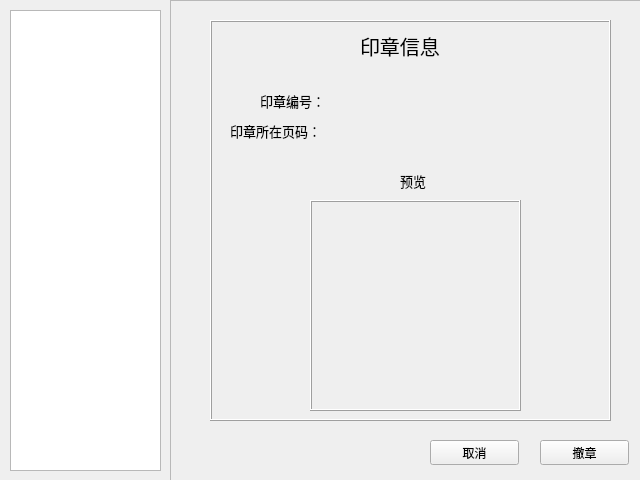
<?xml version="1.0" encoding="UTF-8"?>
<ui version="4.0">
 <class>UnsealUI</class>
 <widget class="QWidget" name="UnsealUI">
  <property name="geometry">
   <rect>
    <x>0</x>
    <y>0</y>
    <width>640</width>
    <height>480</height>
   </rect>
  </property>
  <property name="windowTitle">
   <string>Form</string>
  </property>
  <widget class="QFrame" name="frame_2">
   <property name="geometry">
    <rect>
     <x>170</x>
     <y>0</y>
     <width>471</width>
     <height>481</height>
    </rect>
   </property>
   <property name="frameShape">
    <enum>QFrame::StyledPanel</enum>
   </property>
   <property name="frameShadow">
    <enum>QFrame::Raised</enum>
   </property>
   <widget class="QPushButton" name="pushButton">
    <property name="geometry">
     <rect>
      <x>370</x>
      <y>440</y>
      <width>89</width>
      <height>25</height>
     </rect>
    </property>
    <property name="text">
     <string>撤章</string>
    </property>
   </widget>
   <widget class="QPushButton" name="pushButton_2">
    <property name="geometry">
     <rect>
      <x>260</x>
      <y>440</y>
      <width>89</width>
      <height>25</height>
     </rect>
    </property>
    <property name="text">
     <string>取消</string>
    </property>
   </widget>
   <widget class="QFrame" name="frame">
    <property name="geometry">
     <rect>
      <x>40</x>
      <y>20</y>
      <width>401</width>
      <height>401</height>
     </rect>
    </property>
    <property name="frameShape">
     <enum>QFrame::Box</enum>
    </property>
    <property name="frameShadow">
     <enum>QFrame::Raised</enum>
    </property>
    <property name="lineWidth">
     <number>1</number>
    </property>
    <widget class="QLabel" name="label">
     <property name="geometry">
      <rect>
       <x>150</x>
       <y>10</y>
       <width>111</width>
       <height>31</height>
      </rect>
     </property>
     <property name="font">
      <font>
       <family>方正楷体_GBK</family>
       <pointsize>15</pointsize>
       <weight>50</weight>
       <bold>false</bold>
      </font>
     </property>
     <property name="text">
      <string>印章信息</string>
     </property>
    </widget>
    <widget class="QLabel" name="label_2">
     <property name="geometry">
      <rect>
       <x>50</x>
       <y>70</y>
       <width>81</width>
       <height>21</height>
      </rect>
     </property>
     <property name="font">
      <font>
       <family>方正楷体_GBK</family>
       <pointsize>10</pointsize>
       <weight>50</weight>
       <bold>false</bold>
      </font>
     </property>
     <property name="text">
      <string>印章编号：</string>
     </property>
    </widget>
    <widget class="QLabel" name="label_3">
     <property name="geometry">
      <rect>
       <x>140</x>
       <y>70</y>
       <width>67</width>
       <height>17</height>
      </rect>
     </property>
     <property name="font">
      <font>
       <family>方正楷体_GBK</family>
       <pointsize>13</pointsize>
       <weight>75</weight>
       <bold>true</bold>
      </font>
     </property>
     <property name="text">
      <string/>
     </property>
    </widget>
    <widget class="QLabel" name="label_4">
     <property name="geometry">
      <rect>
       <x>20</x>
       <y>100</y>
       <width>121</width>
       <height>21</height>
      </rect>
     </property>
     <property name="font">
      <font>
       <family>方正楷体_GBK</family>
       <pointsize>10</pointsize>
       <weight>50</weight>
       <bold>false</bold>
      </font>
     </property>
     <property name="text">
      <string>印章所在页码：</string>
     </property>
    </widget>
    <widget class="QFrame" name="frame_3">
     <property name="geometry">
      <rect>
       <x>100</x>
       <y>180</y>
       <width>211</width>
       <height>211</height>
      </rect>
     </property>
     <property name="sizeIncrement">
      <size>
       <width>0</width>
       <height>0</height>
      </size>
     </property>
     <property name="frameShape">
      <enum>QFrame::Box</enum>
     </property>
     <property name="frameShadow">
      <enum>QFrame::Raised</enum>
     </property>
     <widget class="QLabel" name="label_7">
      <property name="geometry">
       <rect>
        <x>0</x>
        <y>0</y>
        <width>210</width>
        <height>210</height>
       </rect>
      </property>
      <property name="text">
       <string/>
      </property>
     </widget>
    </widget>
    <widget class="QLabel" name="label_5">
     <property name="geometry">
      <rect>
       <x>140</x>
       <y>100</y>
       <width>67</width>
       <height>17</height>
      </rect>
     </property>
     <property name="font">
      <font>
       <family>方正楷体_GBK</family>
       <pointsize>13</pointsize>
       <weight>75</weight>
       <bold>true</bold>
      </font>
     </property>
     <property name="text">
      <string/>
     </property>
    </widget>
    <widget class="QLabel" name="label_6">
     <property name="geometry">
      <rect>
       <x>190</x>
       <y>150</y>
       <width>41</width>
       <height>21</height>
      </rect>
     </property>
     <property name="font">
      <font>
       <family>方正楷体_GBK</family>
       <pointsize>10</pointsize>
       <weight>50</weight>
       <bold>false</bold>
      </font>
     </property>
     <property name="text">
      <string>预览</string>
     </property>
    </widget>
   </widget>
  </widget>
  <widget class="QListWidget" name="listWidget">
   <property name="geometry">
    <rect>
     <x>10</x>
     <y>10</y>
     <width>151</width>
     <height>461</height>
    </rect>
   </property>
  </widget>
 </widget>
 <resources/>
 <connections/>
</ui>
